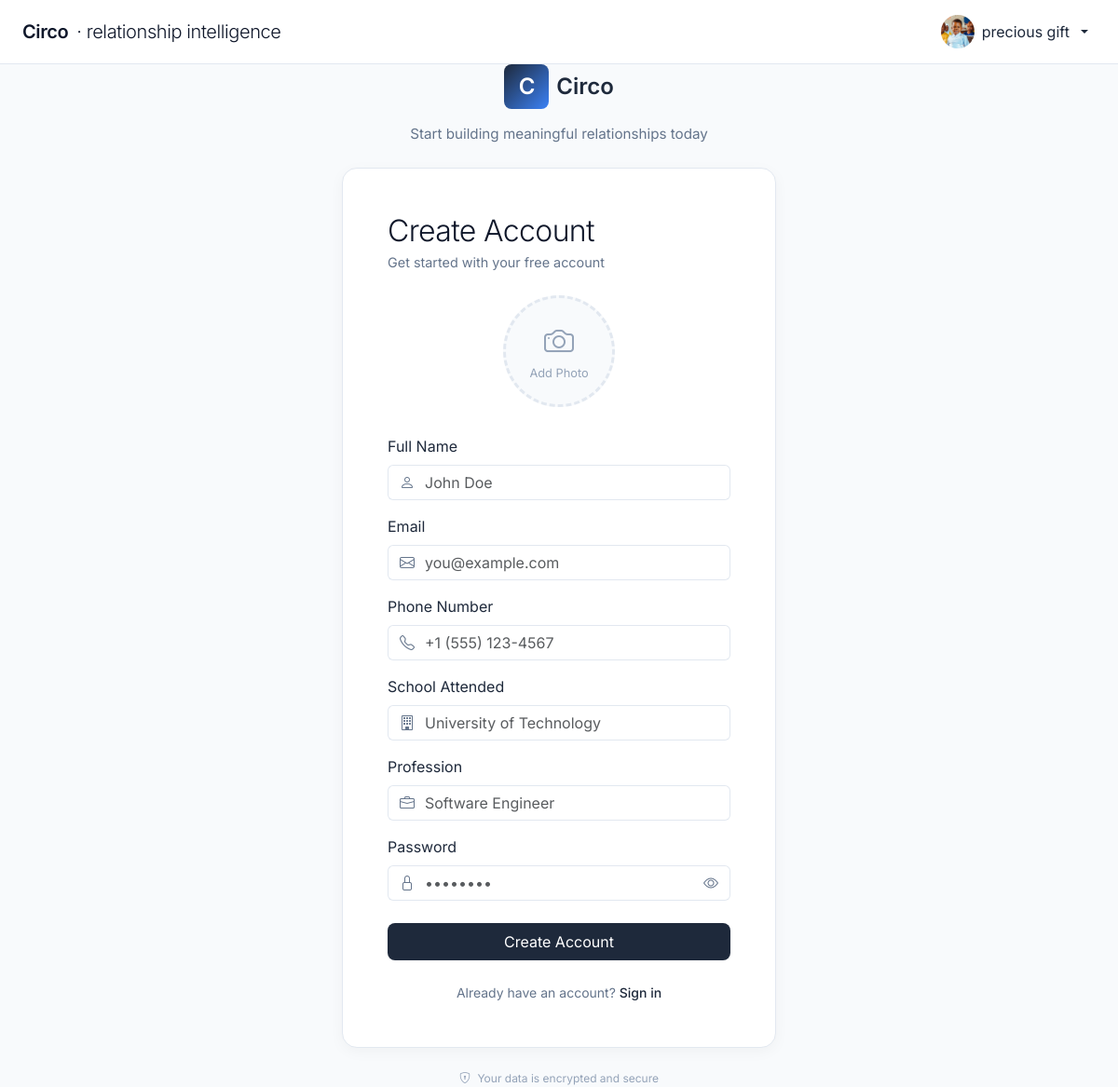
The app's page /api/register/ (signed in) with its own data.
### account/models.py (models this page shows, shortened)
class User(AbstractBaseUser, PermissionsMixin):
    email = models.EmailField(unique=True)
    full_name = models.CharField(max_length=255)
    phone_number = models.CharField(max_length=15, blank=True, null=True)
    school_attended = models.CharField(max_length=255, blank=True, null=True)
    profession = models.CharField(max_length=255, blank=True, null=True)
    date_joined = models.DateTimeField(auto_now_add=True)
    is_active = models.BooleanField(default=True)
    is_staff = models.BooleanField(default=False)
    profile_picture = models.ImageField(upload_to='profiles/', blank=True, null=True)
    last_seen = models.DateTimeField(blank=True, null=True)
    last_dashboard_email_sent = models.DateField(null=True, blank=True)
    objects = UserManager()
    USERNAME_FIELD = 'email'
    REQUIRED_FIELDS = ['full_name']

### account/views.py (the view)
# urls.py: path('register/', register_page, name='register'),
def register_page(request):
    return render(request, "account/register.html")

### account/templates/account/register.html (shortened to what this page needs)
{% extends "base.html" %}
{% load static %}
{% block content %}
<div class="container-fluid px-3 px-md-4" style="background: #f8fafc; min-height: calc(100vh - 73px);">
    <div class="row align-items-center justify-content-center" style="min-height: calc(100vh - 73px);">
        <div class="col-12 col-sm-10 col-md-8 col-lg-6 col-xl-5">
            <div class="text-center mb-4">
                <div class="d-flex align-items-center justify-content-center gap-2 mb-3">
                    <div class="rounded-3 d-flex align-items-center justify-content-center"
                         style="width: 48px; height: 48px; background: linear-gradient(135deg, #1e293b 0%, #3b82f6 100%);">
                        <span style="color: white; font-weight: 600; font-size: 1.5rem; letter-spacing: -0.5px;">C</span>
                    </div>
                    <span class="fw-semibold" style="color: #1e293b; font-size: 1.5rem;">Circo</span>
                </div>
                <p class="text-muted" style="font-size: 0.95rem; color: #64748b !important;">
                    Start building meaningful relationships today
                </p>
            </div>
            <div class="bg-white rounded-4 p-4 p-md-5" style="border: 1px solid #e2e8f0; box-shadow: 0 4px 16px rgba(0, 0, 0, 0.04);">
                <h2 class="fw-light mb-1" style="color: #0f172a; letter-spacing: -0.02em;">Create Account</h2>
                <p class="text-muted mb-4" style="font-size: 0.9rem;">Get started with your free account</p>
                <form id="registerForm"
                      hx-post="{% url 'account:api_register' %}"
                      hx-trigger="submit"
                      hx-target="#message"
                      hx-swap="innerHTML"
                      hx-headers='{"X-CSRFToken": "{{ csrf_token }}"}'
                      hx-indicator="#registerBtn"
                      hx-encoding="multipart/form-data">
                    <div class="text-center mb-4">
                        <div class="position-relative d-inline-block" style="cursor: pointer;" onclick="document.getElementById('profile_picture').click()">
                            <div class="rounded-circle overflow-hidden"
                                 style="width: 120px; height: 120px; border: 3px dashed #e2e8f0; background: #f8fafc;">
                                <div id="profilePicturePlaceholder"
                                     class="d-flex flex-column align-items-center justify-content-center h-100">
                                    <i class="bi bi-camera" style="font-size: 2rem; color: #94a3b8;"></i>
                                    <span style="font-size: 0.8rem; color: #94a3b8;">Add Photo</span>
                                </div>
                            </div>
                        </div>
                    </div>
                    <div class="mb-3">
                        <label class="form-label" for="full_name">Full Name</label>
                        <div class="input-group">
                            <span class="input-group-text bg-white border-end-0" style="border-color: #e2e8f0;">
                                <i class="bi bi-person" style="color: #64748b;"></i>
                            </span>
                            <input type="text"
                                   class="form-control border-start-0 ps-0"
                                   id="full_name"
                                   name="full_name"
                                   placeholder="John Doe"
                                   required
                                   style="border-color: #e2e8f0;">
                        </div>
                    </div>
                    <div class="mb-3">
                        <label class="form-label" for="email">Email</label>
                        <div class="input-group">
                            <span class="input-group-text bg-white border-end-0" style="border-color: #e2e8f0;">
                                <i class="bi bi-envelope" style="color: #64748b;"></i>
                            </span>
                            <input type="email"
                                   class="form-control border-start-0 ps-0"
                                   id="email"
                                   name="email"
                                   placeholder="you@example.com"
                                   required
                                   style="border-color: #e2e8f0;">
                        </div>
                    </div>
                    <div class="mb-3">
                        <label class="form-label" for="phone_number">Phone Number</label>
                        <div class="input-group">
                            <span class="input-group-text bg-white border-end-0" style="border-color: #e2e8f0;">
                                <i class="bi bi-telephone" style="color: #64748b;"></i>
                            </span>
                            <input type="text"
                                   class="form-control border-start-0 ps-0"
                                   id="phone_number"
                                   name="phone_number"
                                   placeholder="+1 (555) 123-4567"
                                   style="border-color: #e2e8f0;">
                        </div>
                    </div>
                    <div class="mb-3">
                        <label class="form-label" for="school_attended">School Attended</label>
                        <div class="input-group">
                            <span class="input-group-text bg-white border-end-0" style="border-color: #e2e8f0;">
                                <i class="bi bi-building" style="color: #64748b;"></i>
                            </span>
                            <input type="text"
                                   class="form-control border-start-0 ps-0"
                                   id="school_attended"
                                   name="school_attended"
                                   placeholder="University of Technology"
                                   style="border-color: #e2e8f0;">
                        </div>
                    </div>
                    <div class="mb-3">
                        <label class="form-label" for="profession">Profession</label>
                        <div class="input-group">
                            <span class="input-group-text bg-white border-end-0" style="border-color: #e2e8f0;">
                                <i class="bi bi-briefcase" style="color: #64748b;"></i>
                            </span>
                            <input type="text"
                                   class="form-control border-start-0 ps-0"
                                   id="profession"
                                   name="profession"
                                   placeholder="Software Engineer"
                                   style="border-color: #e2e8f0;">
                        </div>
                    </div>
                    <div class="mb-4">
                        <label class="form-label" for="password">Password</label>
                        <div class="input-group">
                            <span class="input-group-text bg-white border-end-0" style="border-color: #e2e8f0;">
                                <i class="bi bi-lock" style="color: #64748b;"></i>
                            </span>
                            <input type="password"
                                   class="form-control border-start-0 border-end-0 ps-0"
                                   id="password"
                                   name="password"
                                   placeholder="••••••••"
                                   required
                                   style="border-color: #e2e8f0;">
                            <button class="btn btn-outline-secondary border-start-0"
                                    type="button"
                                    onclick="togglePasswordVisibility()"
                                    style="border-color: #e2e8f0; background: white;">
                                <i class="bi bi-eye" id="togglePasswordIcon"></i>
                            </button>
                        </div>
                    </div>
                    <button type="submit"
                            class="btn btn-dark w-100 rounded-3 py-2"
                            id="registerBtn"
                            style="background: #1e293b; border: none; font-weight: 400;">
                        <span class="htmx-indicator-hide">Create Account</span>
                    </button>
                </form>
                <p class="text-center mt-4 mb-0 small" style="color: #64748b;">
                    Already have an account?
                    <a href="{% url 'account:login' %}"
                       class="text-decoration-none fw-medium"
                       style="color: #1e293b;">
                        Sign in
                    </a>
                </p>
            </div>
            <div class="text-center mt-4">
                <p class="small text-muted mb-0" style="color: #94a3b8 !important; font-size: 0.75rem;">
                    <i class="bi bi-shield-lock me-1"></i>
                    Your data is encrypted and secure
                </p>
            </div>
        </div>
    </div>
</div>
{% endblock %}

### account/templates/base.html (shortened to what this page needs)
{% load static %}
<!DOCTYPE html>
<html lang="en" data-bs-theme="light">
<head>
    <link href="https://cdn.jsdelivr.net/npm/bootstrap@5.3.0/dist/css/bootstrap.min.css" rel="stylesheet">
    <link rel="stylesheet" href="https://cdn.jsdelivr.net/npm/bootstrap-icons@1.11.3/font/bootstrap-icons.min.css">
</head>
<body class="circo-base-body">
    <nav class="circo-navbar">
        <div class="circo-nav-container">
            <div>
                <span class="circo-navbar-brand">
                    <span style="font-weight: 600;">Circo</span>
                    <span class="d-none d-sm-inline" style="font-weight: 300; margin-left: 4px;">· relationship intelligence</span>
                </span>
            </div>
            <div class="d-flex align-items-center gap-2 gap-sm-3">
                {% if user.is_authenticated %}
                    <div class="dropdown">
                        <button class="circo-user-menu-btn dropdown-toggle" type="button" data-bs-toggle="dropdown" aria-expanded="false">
                            <div class="circo-user-avatar" id="circoNavbarAvatar" style="{% if user.profile_picture %}background-image: url('{{ user.profile_picture.url }}'); background-size: cover; background-position: center;{% else %}background: var(--circo-avatar-gradient);{% endif %}">
                            </div>
                            <span class="circo-user-name d-none d-sm-inline">{{ user.full_name }}</span>
                        </button>
                    </div>
                {% else %}
                    <a href="{% url 'account:login' %}" class="btn btn-outline-dark btn-sm rounded-3 px-3">Sign In</a>
                {% endif %}
            </div>
        </div>
    </nav>
    <main class="circo-main-content">
        {% block content %}{% endblock %}
    </main>
</body>
</html>

### account/templates/base.html (style rules this page uses)
[data-bs-theme="light"] { --circo-bg-primary: #f8fafc; --circo-bg-secondary: #ffffff; --circo-bg-tertiary: #f1f5f9; --circo-text-primary: #0f172a; --circo-text-secondary: #1e293b; --circo-text-muted: #64748b; --circo-border: #e2e8f0; --circo-input-bg: #ffffff; --circo-modal-bg: #ffffff; --circo-nav-bg: #ffffff; --circo-dropdown-bg: #ffffff; --circo-dropdown-hover: #f8fafc; --circo-btn-dark-bg: #1e293b; --circo-btn-dark-text: #ffffff; --circo-card-shadow: 0 4px 16px rgba(0, 0, 0, 0.04); --circo-avatar-gradient: linear-gradient(135deg, #1e293b 0%, #3b82f6 100%); }
body { background: var(--circo-bg-primary) !important; color: var(--circo-text-secondary) !important; }
.circo-navbar { background: var(--circo-nav-bg) !important; border-bottom: 1px solid var(--circo-border) !important; }
.circo-navbar-brand { color: var(--circo-text-primary) !important; }
.circo-user-name { color: var(--circo-text-secondary) !important; }
.input-group-text { background: var(--circo-input-bg) !important; border-color: var(--circo-border) !important; color: var(--circo-text-muted) !important; }
.bg-white { background: var(--circo-bg-secondary) !important; }
.text-muted { color: var(--circo-text-muted) !important; }
.btn-dark { background: var(--circo-btn-dark-bg) !important; border-color: var(--circo-btn-dark-bg) !important; color: var(--circo-btn-dark-text) !important; }
.btn-outline-secondary { color: var(--circo-text-muted) !important; border-color: var(--circo-border) !important; }
.circo-base-body { font-family: 'Inter', -apple-system, BlinkMacSystemFont, sans-serif; -webkit-font-smoothing: antialiased; -moz-osx-font-smoothing: grayscale; line-height: 1.5; overflow-x: hidden; margin: 0; padding: 0; }
.circo-navbar { padding: 0.75rem 0; }
.circo-nav-container { max-width: 1280px; margin: 0 auto; padding: 0 1rem; display: flex; align-items: center; justify-content: space-between; }
@media (min-width: 768px) { .circo-nav-container { padding: 0 1.5rem; } }
.circo-navbar-brand { font-weight: 500; font-size: clamp(1rem, 4vw, 1.25rem); letter-spacing: -0.02em; text-decoration: none; }
.circo-user-menu-btn { display: flex; align-items: center; gap: 8px; padding: 4px 8px 4px 4px; border-radius: 100px; border: none; background: transparent; transition: all 0.2s ease; cursor: pointer; color: var(--circo-text-secondary); }
.circo-user-avatar { width: 32px; height: 32px; background: linear-gradient(135deg, #1e293b 0%, #3b82f6 100%); border-radius: 100px; display: flex; align-items: center; justify-content: center; color: white; font-weight: 500; font-size: 0.85rem; text-transform: uppercase; flex-shrink: 0; background-size: cover; background-position: center; }
@media (min-width: 768px) { .circo-user-avatar { width: 36px; height: 36px; font-size: 0.9rem; } }
.circo-main-content { position: relative; }

### account/templates/account/register.html (style rules this page uses)
.input-group-text { transition: border-color 0.15s ease; }
.bg-white { transition: all 0.3s ease; }

### records on screen
User: profile_picture (picture), full_name "precious gift"
